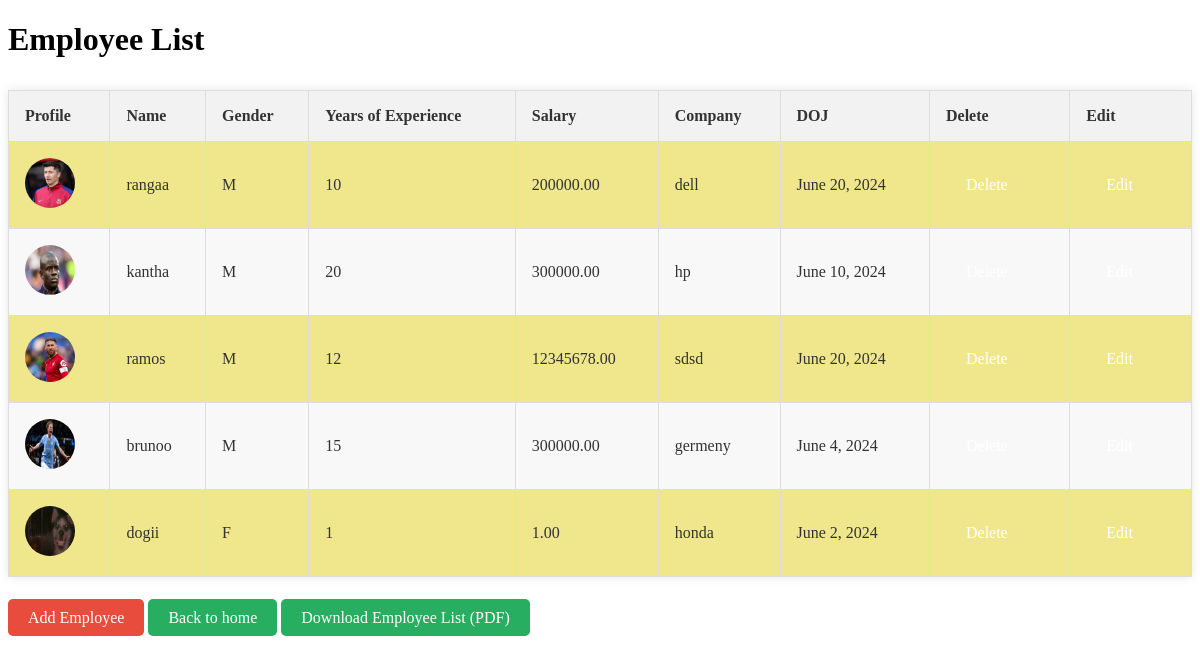
The app's page /employelist/ with its own data.
### employeapp/models.py (models this page shows, shortened)
class Employee(models.Model):
    profile = models.ImageField(upload_to='Profile.images/', null=True)
    name = models.CharField(max_length=100)
    gender = models.CharField(max_length=10, choices=(('M', 'Male'), ('F', 'Female')))
    years_of_experience = models.PositiveIntegerField()
    salary = models.DecimalField(max_digits=10, decimal_places=2)
    company = models.CharField(max_length=100)
    doj = models.DateField(null=True)

### employeapp/views.py (the view)
# urls.py: path('employelist/', views.employee_list, name='employelist'),
def employee_list(request):
  employees = Employee.objects.all()
  context = {'employees': employees}
  return render(request, 'employelist.html', context)

### employeapp/templates/employelist.html (shortened to what this page needs)
<!DOCTYPE html>
<html lang="en">
<head>
</head>
<body>
  <h1>Employee List</h1>
  <table class="desi-theme">  <thead>
      <tr>
        <th>Profile</th>
        <th>Name</th>
        <th>Gender</th>
        <th>Years of Experience</th>
        <th>Salary</th>
        <th>Company</th>
        <th>DOJ</th>
        <th>Delete</th>
        <th>Edit</th>
      </tr>
    </thead>
    <tbody>
      {% for employee in employees %}
      <tr>
        <td>
            <img src="{{ employee.profile.url }}" alt="profile" class="profile">
        </td>
        <td>{{ employee.name }}</td>
        <td>{{ employee.gender }}</td>
        <td>{{ employee.years_of_experience }}</td>
        <td>{{ employee.salary }}</td>
        <td>{{ employee.company }}</td>
        <td>{{ employee.doj }}</td>
        <td>
          <a href="{% url 'deleteemployee' employee.pk %}" onclick="return confirm('Are you sure you want to delete this employee?');">
            Delete
          </a>
        </td>
        <td>
          <a href="{% url 'editemployee' employee.pk %}">Edit</a>
        </td>
      </tr>
      {% endfor %}
    </tbody>
  </table>
  <a href="{% url 'addemployee' %}" class="add-employee">Add Employee</a>
  <a href="{% url 'home' %}" class="back-to-home">Back to home</a>
  <a href="{% url 'generate_employee_list_pdf' %}" class="generate_employee_list_pdf">Download Employee List (PDF)</a>
</body>
</html>

### employeapp/templates/employelist.html (style rules this page uses)
table { border-collapse: collapse; width: 100%; margin: 2rem auto; box-shadow: 0 0 10px rgba(0, 0, 0, 0.1); }
th, td { padding: 1rem; text-align: left; border: 1px solid #ddd; }
th { background-color: #f2f2f2; font-weight: bold; color: #333; }
.profile { width: 50px; height: 50px; border-radius: 50%; }
.desi-theme { background-color: #f0e68c; color: #333; }
tr:nth-child(even) { background-color: #f8f8f8; }
a { text-decoration: none; color: #fff; padding: 10px 20px; border: none; border-radius: 5px; margin: 1rem 0; }
.add-employee { background-color: #e74c3c; }
.back-to-home { background-color: #27ae60; }
.generate_employee_list_pdf { background-color: #27ae60; }

### records on screen
Employee: profile (picture), name "rangaa", gender "M", years_of_experience "10", salary "200000.00", company "dell", doj "June 20, 2024"
Employee: profile (picture), name "kantha", gender "M", years_of_experience "20", salary "300000.00", company "hp", doj "June 10, 2024"
Employee: profile (picture), name "ramos", gender "M", years_of_experience "12", salary "12345678.00", company "sdsd", doj "June 20, 2024"
Employee: profile (picture), name "brunoo", gender "M", years_of_experience "15", salary "300000.00", company "germeny", doj "June 4, 2024"
Employee: profile (picture), name "dogii", gender "F", years_of_experience "1", salary "1.00", company "honda", doj "June 2, 2024"
